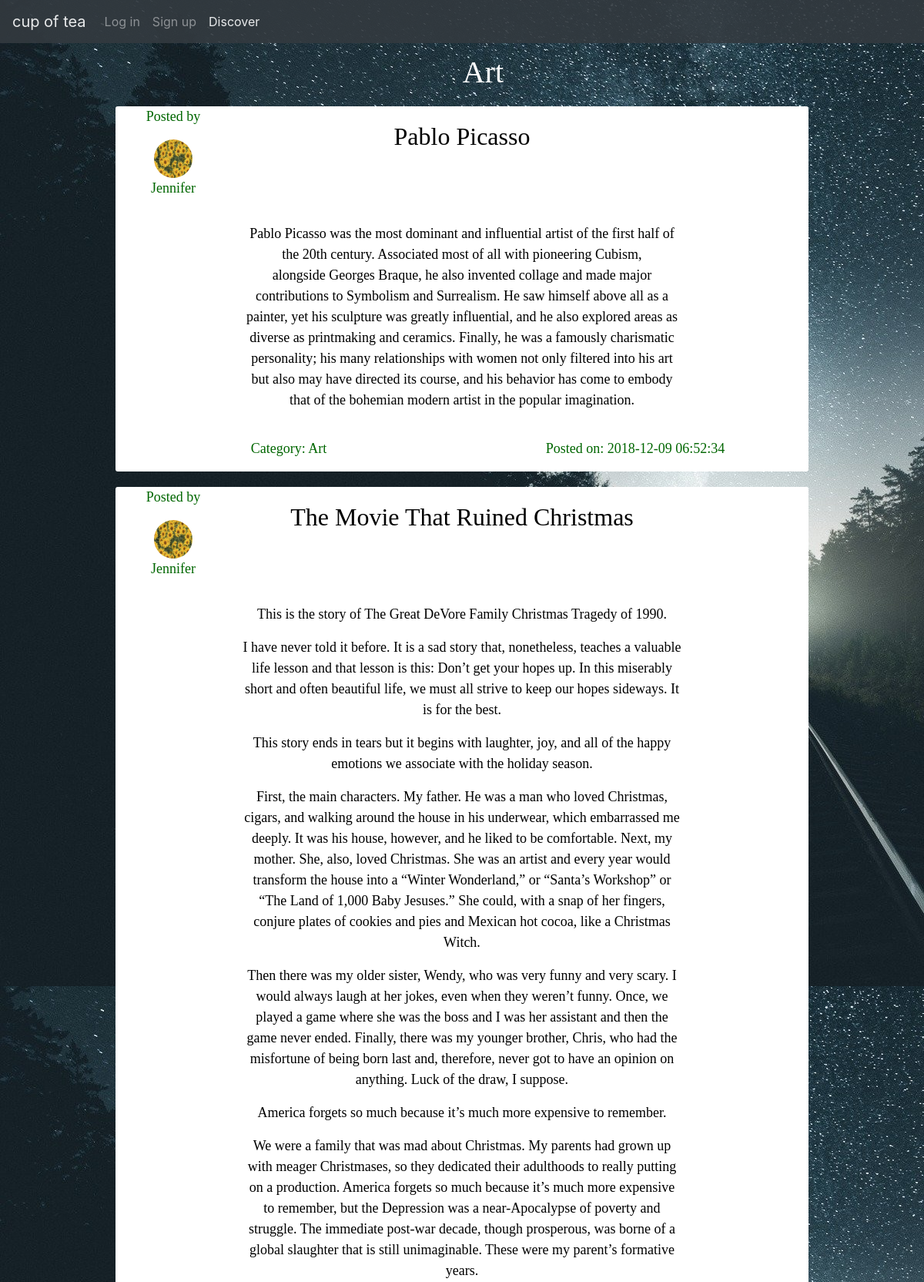
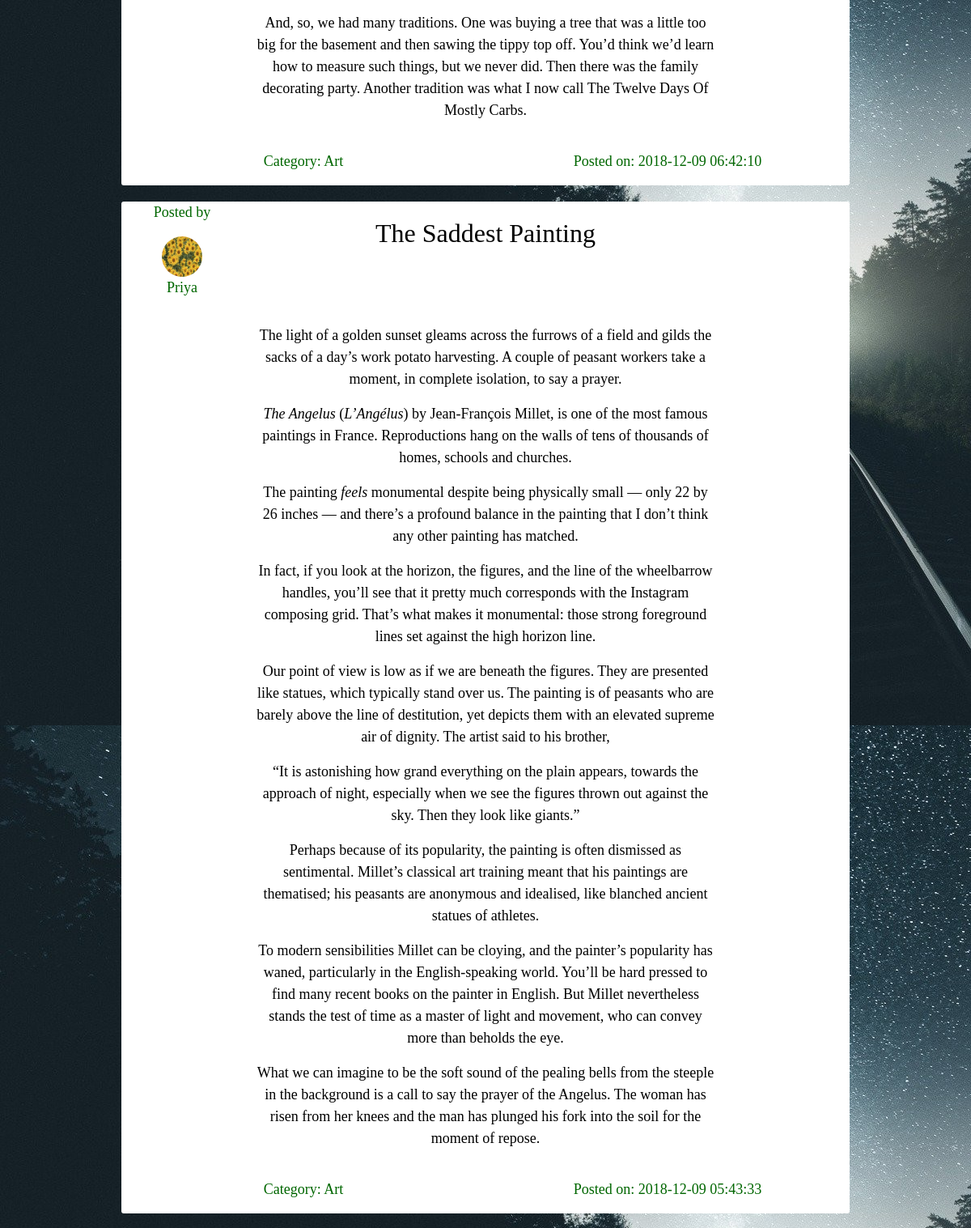
Page /discover/art1.php (upper part) on the committed database (2 pictures, top to bottom).
### tables this page shows
CREATE TABLE `posts` (
  `uname` varchar(100) NOT NULL,
  `id` int(100) NOT NULL,
  `title` varchar(200) NOT NULL,
  `post` varchar(2500) NOT NULL,
  `category` varchar(100) NOT NULL,
  `date` timestamp NOT NULL DEFAULT CURRENT_TIMESTAMP
);

CREATE TABLE `user_details` (
  `email` varchar(100) NOT NULL,
  `username` varchar(100) NOT NULL,
  `password` varchar(255) NOT NULL,
  `name` varchar(100) DEFAULT NULL,
  `bio` varchar(300) DEFAULT NULL,
  `picture` longblob
);

### discover/art1.php (the view, shortened to what this page needs)
<?php
include '../index.php';
?>
<html>
<head>
  <link rel="stylesheet" href="https://maxcdn.bootstrapcdn.com/bootstrap/4.1.3/css/bootstrap.min.css">
  <link rel="stylesheet" href="style.css">
</head>
<body>
  <nav class="navbar navbar-expand-md bg-dark navbar-dark fixed-top">
    <a class="navbar-brand" href="aboutus.html"> cup of tea </a>
    <div class="collapse navbar-collapse" id="menubar">
      <ul class="navbar-nav">
        <li class="nav-item">
          <a class="nav-link " href=../login.php> Log in </a>
        </li>
        <li class="nav-item">
          <a class="nav-link" href=../signup.html> Sign up </a>
        </li>
        <li class="nav-item">
          <a class="nav-link active" href=../discover1.html> Discover </a>
        </li>
      </ul>
    </div>
  </nav>
  <div class="row profile">
    <h1> Art </h1>
  </div>
  <?php
  $query = "SELECT p.title,p.post,p.category,p.date,u.name from posts as p ,user_details as u  where p.uname=u.username and p.category='Art' order by date DESC";
  $result = mysqli_query($con,$query);
    while($row = mysqli_fetch_row($result)) {
      echo " <div class=\"container-fluid profile bg-main text-center\">";
        echo "  <div class=\"row bg-3\">
        <div class='col-sm-2'>
        <p style = 'color: #006600'> Posted by  </p>
        <img src='../images/bg2.jpg'  class=\"img-responsive img-circle margin\" alt=\"blah\" width=\"60px\" style=\"display:inline\">
        <p style = 'color: #006600'> $row[4] </p>
        </div>
          <div class=\"col-sm-8\">
             <h2 style = 'font-family: 'Oswald', sans-serif'> $row[0]  </h2>
          </div>
        </div>
        <div class=\"row\">
          <div class=\"col-sm-8 bg-2\">
            <p>$row[1]</p>
        </div>
        </div>
        <div class=\"row bg-3\">
          <div class=\"col-sm-6 \">
            <p style = 'color: #006600'> Category: $row[2] </p>
          </div>
          <div class=\"col-sm-6 \">
            <p style = 'color: #006600'> Posted on: $row[3] </p>
          </div>
      </div>
    </div>";
    }
  ?>
</body>
</html>

### discover/style.css (style rules this page uses)
img.img-circle { width: 50px; height: 50px; border-radius: 100px; }
.profile { margin-top : 70px; margin-bottom: 20px; margin-left: 40px; color: white; }
body { background-color: #2d2d30; background-image: url("../images/nightsky3.jpg"); }
.bg-main { width:900px; background-color: white; border-radius: 3px; margin:auto; font-family: 'Oswald', 'sans-serif'; font-size: 18px; }
.bg-2 { margin: auto; color:black; }
.bg-3 { width:900px; margin-top:20px; color:black; }
.navbar { opacity:0.9; }
h1 { margin:auto; font-family: 'Oswald', 'sans-serif'; }
h2 { margin-top:20px; font-family: 'Oswald', 'sans-serif'; }

### rows in the picture
posts: uname.name "Jennifer", title "Pablo Picasso", post "Pablo Picasso was the most dominant and influential artist of the first half of the 20th century. Associated most of all with pioneering Cubism, alongside Georges Braque, he also invented collage and made major contributions to Symbolism and Surrealism. He saw himself above all as a painter, yet his sculpture was greatly influential, and he also explored areas as diverse as printmaking and ceramics. Finally, he was a famously charismatic personality; his many relationships with women not only filtered into his art but also may have directed its course, and his behavior has come to embody that of the bohemian modern artist in the popular imagination.", category "Art", date "2018-12-09 06:52:34"
posts: uname.name "Jennifer", title "The Movie That Ruined Christmas", post "This is the story of The Great DeVore Family Christmas Tragedy of 1990. I have never told it before. It is a sad story that, nonetheless, teaches a valuable life lesson and that lesson is this: Don’t get your hopes up. In this miserably short and often beautiful life, we must all strive to keep our hopes sideways. It is for the best. This story ends in tears but it begins with laughter, joy, and all of the happy emotions we associate with the holiday season. First, the main characters. My father. He was a man who loved Christmas, cigars, and walking around the house in his underwear, which embarrassed me deeply. It was his house, however, and he liked to be comfortable. Next, my mother.…", category "Art", date "2018-12-09 06:42:10"
posts: uname.name "Priya", title "The Saddest Painting", post "The light of a golden sunset gleams across the furrows of a field and gilds the sacks of a day’s work potato harvesting. A couple of peasant workers take a moment, in complete isolation, to say a prayer. The Angelus ( L’Angélus ) by Jean-François Millet, is one of the most famous paintings in France. Reproductions hang on the walls of tens of thousands of homes, schools and churches. The painting feels monumental despite being physically small — only 22 by 26 inches — and there’s a profound balance in the painting that I don’t think any other painting has matched. In fact, if you look at the horizon, the figures, and the line of the wheelbarrow handles, you’ll see that it pretty much…", category "Art", date "2018-12-09 05:43:33"
